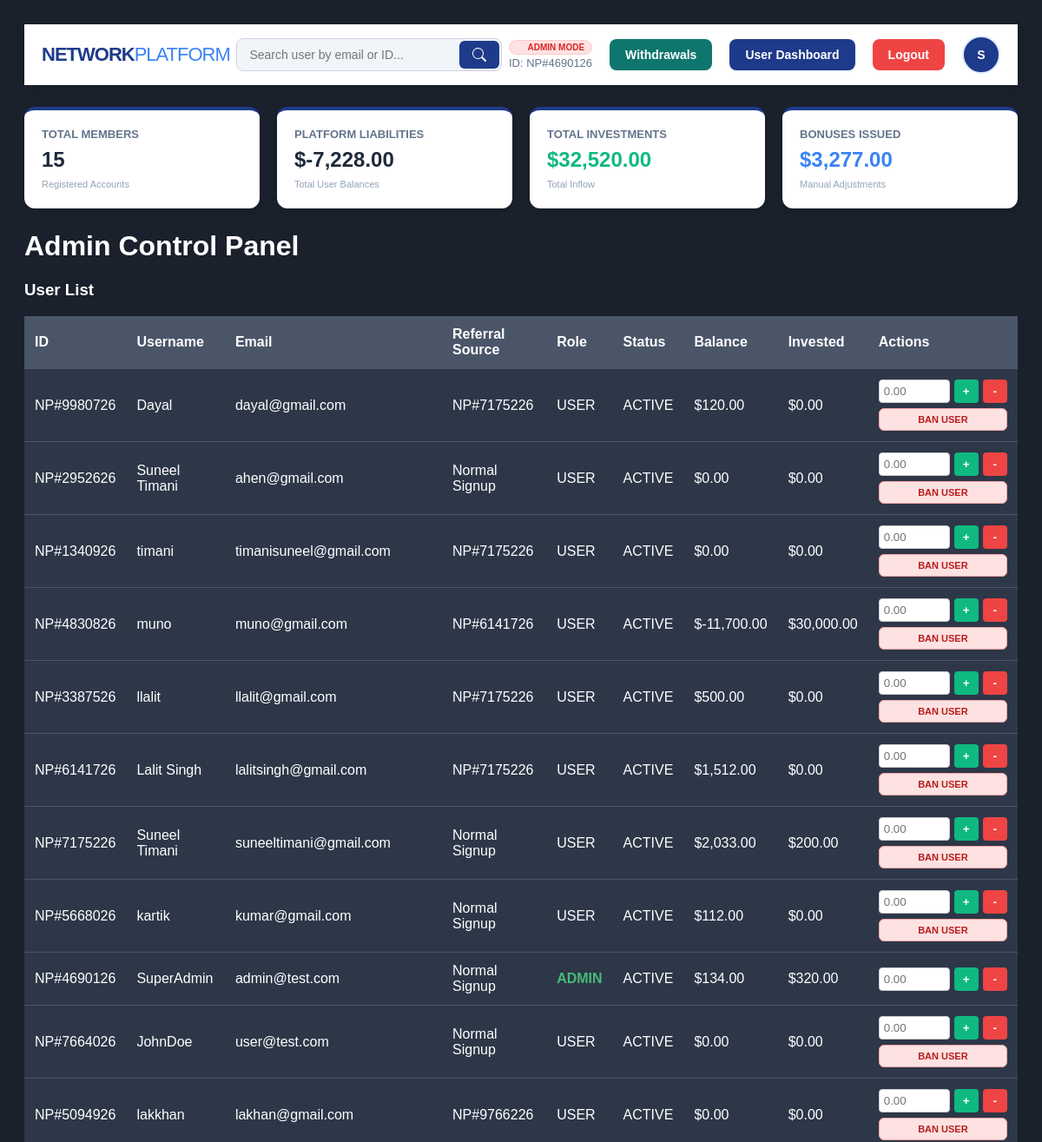
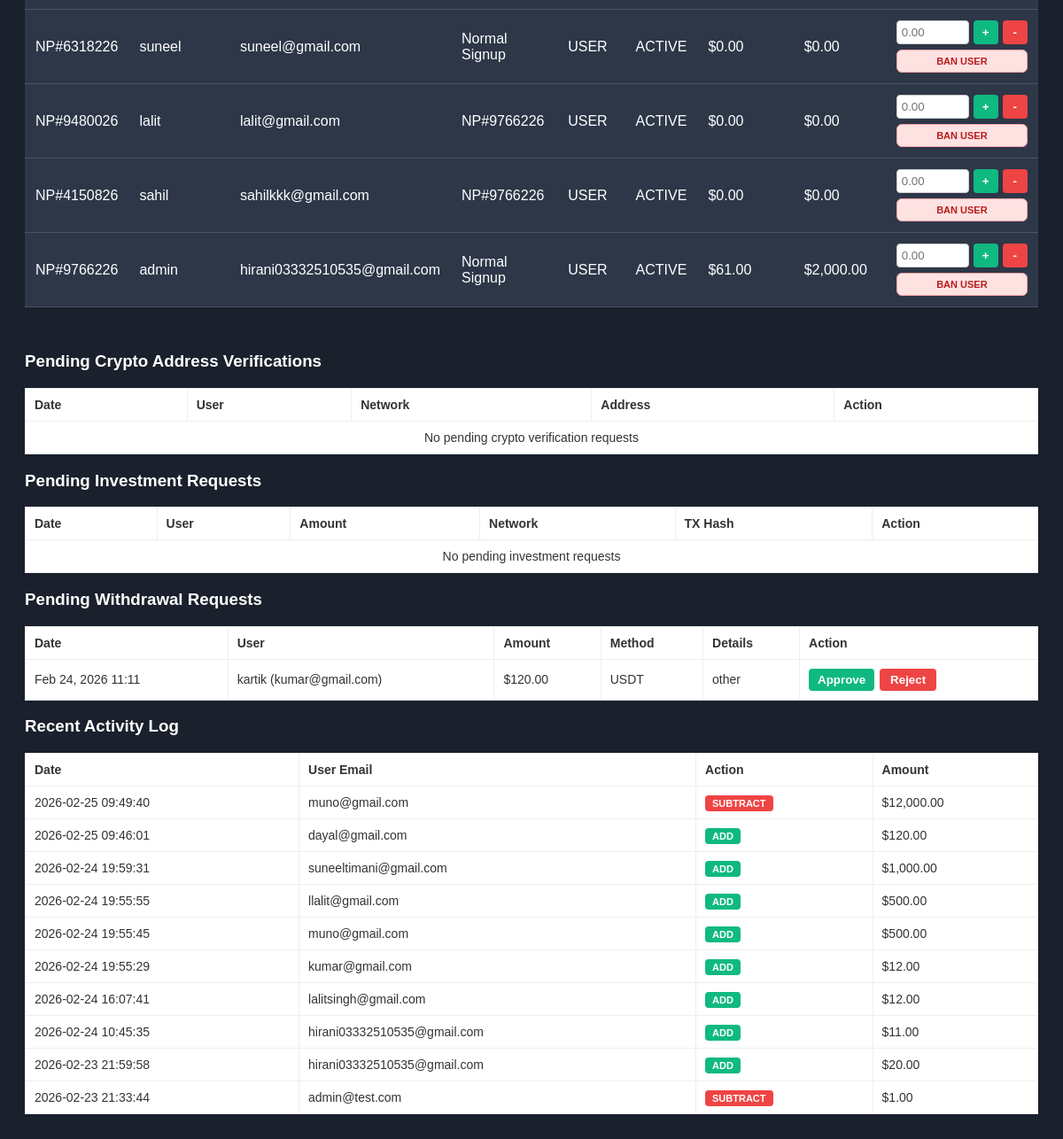
Screenshot of /admin_dashboard.php (signed in) with the database file from the repository (2 pictures, top to bottom).
### tables this page shows
CREATE TABLE `users` (
  `id` int(11) NOT NULL,
  `username` varchar(50) NOT NULL,
  `password` varchar(255) NOT NULL,
  `email` varchar(100) NOT NULL,
  `referrer_id` int(11) DEFAULT NULL,
  `wallet_balance` decimal(15,2) DEFAULT 0.00,
  `investment_amount` decimal(15,2) DEFAULT 0.00,
  `user_rank` enum('Basic','Silver','Gold','Diamond') DEFAULT 'Basic',
  `created_at` timestamp NOT NULL DEFAULT current_timestamp(),
  `last_withdrawal_date` timestamp NULL DEFAULT NULL,
  `role` varchar(10) DEFAULT 'user',
  `status` enum('active','banned') DEFAULT 'active',
  `user_code` varchar(20) DEFAULT NULL
);

CREATE TABLE `withdrawals` (
  `id` int(11) NOT NULL,
  `user_id` int(11) NOT NULL,
  `amount` decimal(10,2) NOT NULL,
  `method` varchar(50) NOT NULL,
  `details` text NOT NULL,
  `status` enum('pending','approved','rejected') DEFAULT 'pending',
  `created_at` timestamp NOT NULL DEFAULT current_timestamp()
);

CREATE TABLE `transaction_logs` (
  `id` int(11) NOT NULL,
  `admin_id` int(11) NOT NULL,
  `user_id` int(11) NOT NULL,
  `action_type` enum('add','subtract') NOT NULL,
  `amount` decimal(10,2) NOT NULL,
  `reason` varchar(255) DEFAULT 'Manual Adjustment',
  `created_at` timestamp NOT NULL DEFAULT current_timestamp()
);

### functions.php (called while the page is built, shortened)
<?php
function getUserCodeById($pdo, $user_id) {
    $stmt = $pdo->prepare("SELECT user_code FROM users WHERE id = ?");
    $stmt->execute([(int)$user_id]);
    $code = $stmt->fetchColumn();
    if (!empty($code)) {
        return $code;
    }
    return ensureUserCode($pdo, (int)$user_id);
}
?>

### admin_dashboard.php (the view, shortened to what this page needs)
<?php
include 'db.php';
include 'functions.php';
$stmt_admin_user = $pdo->prepare("SELECT id, username, email, role, user_rank, wallet_balance, user_code FROM users WHERE id = ?");
$stmt_admin_user->execute([$_SESSION['user_id']]);
$admin_user = $stmt_admin_user->fetch();
$admin_avatar_initial = strtoupper(substr((string)($admin_user['username'] ?? 'A'), 0, 1));
try {
    $stmt_total_users = $pdo->query("SELECT COUNT(id) as total FROM users");
    $total_users = $stmt_total_users->fetch()['total'];
    $stmt_total_balance = $pdo->query("SELECT SUM(wallet_balance) as total FROM users");
    $total_platform_balance = $stmt_total_balance->fetch()['total'] ?? 0;
    $stmt_total_invested = $pdo->query("SELECT SUM(investment_amount) as total FROM users");
    $total_invested = $stmt_total_invested->fetch()['total'] ?? 0;
    $stmt_total_adj = $pdo->query("SELECT SUM(amount) as total FROM transaction_logs WHERE action_type = 'add'");
    $total_bonuses = $stmt_total_adj->fetch()['total'] ?? 0;
} catch (PDOException $e) {
    echo "Stats Error: " . $e->getMessage();
}
try {
    $stmt_users = $pdo->query("SELECT id, username, email, role, status, wallet_balance, investment_amount, created_at, referrer_id, user_code FROM users ORDER BY id DESC");
    $users = $stmt_users->fetchAll();
$search = isset($_GET['search']) ? $_GET['search'] : '';
if (!empty($search)) {
    $stmt_users = $pdo->prepare("SELECT id, username, email, role, status, wallet_balance, investment_amount, created_at, referrer_id, user_code FROM users WHERE email LIKE ? OR id = ? OR user_code LIKE ? ORDER BY id DESC");
    $stmt_users->execute(["%$search%", $search, "%$search%"]);
} else {
    $stmt_users = $pdo->query("SELECT id, username, email, role, status, wallet_balance, investment_amount, created_at, referrer_id, user_code FROM users ORDER BY id DESC");
}
$users = $stmt_users->fetchAll();
} catch (PDOException $e) {
    die("Database Error: " . $e->getMessage());
}
?>
<!DOCTYPE html>
<html>
<head>
</head>
<body>
<header class="main-header">
    <div class="nav-container">
        <a href="index.php" class="logo">
            NETWORK<span>PLATFORM</span>
        </a>
        <form action="admin_dashboard.php" method="GET" class="search-form">
            <input type="text" name="search" placeholder="Search user by email or ID..."
                   value="<?php echo isset($_GET['search']) ? htmlspecialchars($_GET['search']) : ''; ?>">
            <button type="submit">
                <svg xmlns="http://www.w3.org/2000/svg" width="16" height="16" fill="white" viewBox="0 0 16 16">
                    <path d="M11.742 10.344a6.5 6.5 0 1 0-1.397 1.398h-.001c.03.04.062.078.098.115l3.85 3.85a1 1 0 0 0 1.415-1.414l-3.85-3.85a1.007 1.007 0 0 0-.115-.1zM12 6.5a5.5 5.5 0 1 1-11 0 5.5 5.5 0 0 1 11 0z"/>
                </svg>
            </button>
        </form>
        <div class="nav-right">
            <div class="user-info">
                <span class="role-badge admin-bg">ADMIN MODE</span>
                <span class="user-email">ID: <?php echo htmlspecialchars($admin_user['user_code'] ?? ('#' . $_SESSION['user_id'])); ?></span>
            </div>
            <a href="admin_withdrawals.php" class="logout-btn" style="background:#0f766e;">Withdrawals</a>
            <a href="dashboard.php" class="logout-btn" style="background:#1e3a8a;">User Dashboard</a>
            <a href="logout.php" class="logout-btn">Logout</a>
            <details class="profile-menu">
                <summary class="profile-trigger"><?php echo htmlspecialchars($admin_avatar_initial); ?></summary>
            </details>
        </div>
    </div>
</header>
<div class="stats-grid">
    <div class="stat-card">
        <span class="stat-label">Total Members</span>
        <div class="stat-value"><?php echo number_format($total_users); ?></div>
        <span class="stat-sub">Registered Accounts</span>
    </div>
    <div class="stat-card">
        <span class="stat-label">Platform Liabilities</span>
        <div class="stat-value">$<?php echo number_format($total_platform_balance, 2); ?></div>
        <span class="stat-sub">Total User Balances</span>
    </div>
    <div class="stat-card">
        <span class="stat-label">Total Investments</span>
        <div class="stat-value" style="color: #10b981;">$<?php echo number_format($total_invested, 2); ?></div>
        <span class="stat-sub">Total Inflow</span>
    </div>
    <div class="stat-card">
        <span class="stat-label">Bonuses Issued</span>
        <div class="stat-value" style="color: #3b82f6;">$<?php echo number_format($total_bonuses, 2); ?></div>
        <span class="stat-sub">Manual Adjustments</span>
    </div>
</div>
    <h1>Admin Control Panel</h1>
    <h3>User List</h3>
    <table>
        <tr>
            <th>ID</th>
            <th>Username</th>
            <th>Email</th>
            <th>Referral Source</th>
            <th>Role</th>
            <th>Status</th>
            <th>Balance</th>
            <th>Invested</th>
            <th>Actions</th>
        </tr>
        <?php foreach ($users as $u): ?>
        <tr>
            <td><?php echo htmlspecialchars($u['user_code'] ?: ('#' . $u['id'])); ?></td>
            <td><?php echo htmlspecialchars($u['username']); ?></td>
            <td><?php echo htmlspecialchars($u['email']); ?></td>
            <td>
                <?php if (!empty($u['referrer_id'])): ?>
                    <?php echo htmlspecialchars(getUserCodeById($pdo, (int)$u['referrer_id'])); ?>
                <?php else: ?>
                    Normal Signup
                <?php endif; ?>
            </td>
            <td class="<?php echo $u['role'] == 'admin' ? 'status-admin' : ''; ?>">
                <?php echo strtoupper($u['role']); ?>
            </td>
            <td><?php echo strtoupper($u['status']); ?></td>
            <td>$<?php echo number_format($u['wallet_balance'], 2); ?></td>
            <td>$<?php echo number_format($u['investment_amount'], 2); ?></td>
            <td>
                <div style="display: flex; flex-direction: column; gap: 6px;">
                    <form action="update_balance.php" method="POST" style="display: flex; gap: 5px;">
                        <input type="number" name="amount" step="0.01" placeholder="0.00" style="width: 70px; padding: 5px; border-radius: 4px; border: 1px solid #ccc;" required>
                        <button type="submit" name="action" value="add" class="btn-add">+</button>
                        <button type="submit" name="action" value="subtract" class="btn-sub">-</button>
                    </form>
                    <?php if ($u['role'] !== 'admin'): ?>
                        <form action="toggle_status.php" method="POST">
                            <button type="submit" class="btn-status <?php echo $u['status'] === 'active' ? 'btn-ban' : 'btn-unban'; ?>">
                                <?php echo $u['status'] === 'active' ? 'Ban User' : 'Unban User'; ?>
                            </button>
                        </form>
                    <?php endif; ?>
                </div>
            </td>
        </tr>
        <?php endforeach; ?>
    </table>
<?php
$stmt_logs = $pdo->query("
    SELECT tl.*, u.email as user_email
    FROM transaction_logs tl
    JOIN users u ON tl.user_id = u.id
    ORDER BY tl.created_at DESC LIMIT 10
");
$logs = $stmt_logs->fetchAll();
$stmt_investments = $pdo->query("
    SELECT ir.id, ir.user_id, ir.amount, ir.network, ir.tx_hash, ir.status, ir.created_at, u.username, u.email
    FROM investment_requests ir
    JOIN users u ON ir.user_id = u.id
    WHERE ir.status = 'pending'
    ORDER BY ir.created_at DESC
");
$pending_investments = $stmt_investments->fetchAll();
$stmt_crypto = $pdo->query("
    SELECT ca.id, ca.user_id, ca.network, ca.address, ca.status, ca.created_at, u.username, u.email
    FROM user_crypto_addresses ca
    JOIN users u ON ca.user_id = u.id
    WHERE ca.status = 'pending'
    ORDER BY ca.created_at DESC
");
$pending_crypto = $stmt_crypto->fetchAll();
$stmt_withdrawals = $pdo->query("
    SELECT w.id, w.user_id, w.amount, w.method, w.details, w.status, w.created_at, u.username, u.email
    FROM withdrawals w
    JOIN users u ON w.user_id = u.id
    WHERE w.status = 'pending'
    ORDER BY w.created_at DESC
");
$pending_withdrawals = $stmt_withdrawals->fetchAll();
?>
<div style="margin-top: 50px;">
    <h3>Pending Crypto Address Verifications</h3>
    <table class="log-table">
        <thead>
            <tr>
                <th>Date</th>
                <th>User</th>
                <th>Network</th>
                <th>Address</th>
                <th>Action</th>
            </tr>
        </thead>
        <tbody>
            <?php if (empty($pending_crypto)): ?>
                <tr><td colspan="5" style="text-align:center;">No pending crypto verification requests</td></tr>
            <?php endif; ?>
        </tbody>
    </table>
    <h3>Pending Investment Requests</h3>
    <table class="log-table">
        <thead>
            <tr>
                <th>Date</th>
                <th>User</th>
                <th>Amount</th>
                <th>Network</th>
                <th>TX Hash</th>
                <th>Action</th>
            </tr>
        </thead>
        <tbody>
            <?php if (empty($pending_investments)): ?>
                <tr><td colspan="6" style="text-align:center;">No pending investment requests</td></tr>
            <?php endif; ?>
        </tbody>
    </table>
    <h3>Pending Withdrawal Requests</h3>
    <table class="log-table">
        <thead>
            <tr>
                <th>Date</th>
                <th>User</th>
                <th>Amount</th>
                <th>Method</th>
                <th>Details</th>
                <th>Action</th>
            </tr>
        </thead>
        <tbody>
            <?php if (empty($pending_withdrawals)): ?>
                <tr><td colspan="6" style="text-align:center;">No pending withdrawals</td></tr>
            <?php else: ?>
                <?php foreach ($pending_withdrawals as $w): ?>
                    <tr>
                        <td><?php echo date('M d, Y H:i', strtotime($w['created_at'])); ?></td>
                        <td><?php echo htmlspecialchars($w['username']) . " (" . htmlspecialchars($w['email']) . ")"; ?></td>
                        <td>$<?php echo number_format($w['amount'], 2); ?></td>
                        <td><?php echo htmlspecialchars($w['method']); ?></td>
                        <td><?php echo htmlspecialchars($w['details']); ?></td>
                        <td>
                            <form action="handle_withdrawal.php" method="POST" style="display:flex; gap:6px;">
                                <button type="submit" name="decision" value="approve" class="btn-add">Approve</button>
                                <button type="submit" name="decision" value="reject" class="btn-sub">Reject</button>
                            </form>
                        </td>
                    </tr>
                <?php endforeach; ?>
            <?php endif; ?>
        </tbody>
    </table>
    <h3>Recent Activity Log</h3>
    <table class="log-table">
        <thead>
            <tr>
                <th>Date</th>
                <th>User Email</th>
                <th>Action</th>
                <th>Amount</th>
            </tr>
        </thead>
        <tbody>
            <?php foreach ($logs as $log): ?>
            <tr>
                <td><?php echo $log['created_at']; ?></td>
                <td><?php echo $log['user_email']; ?></td>
                <td>
                    <span class="badge <?php echo $log['action_type']; ?>">
                        <?php echo strtoupper($log['action_type']); ?>
                    </span>
                </td>
                <td>$<?php echo number_format($log['amount'], 2); ?></td>
            </tr>
            <?php endforeach; ?>
        </tbody>
    </table>
</div>
</body>
</html>

### rows the page displays
users: user_code "NP#4690126", username "S", username "SuperAdmin", email "admin@test.com", shows "Normal Signup", role "ADMIN", status "ACTIVE", wallet_balance "134.00", investment_amount "320.00"
users: user_code "NP#9980726", username "Dayal", email "dayal@gmail.com", referrer_id "NP#7175226", role "USER", status "ACTIVE", wallet_balance "120.00", investment_amount "0.00", shows "BAN USER"
users: user_code "NP#2952626", username "Suneel Timani", email "ahen@gmail.com", shows "Normal Signup", role "USER", status "ACTIVE", wallet_balance "0.00", investment_amount "0.00", shows "BAN USER"
users: user_code "NP#1340926", username "timani", email "timanisuneel@gmail.com", referrer_id "NP#7175226", role "USER", status "ACTIVE", wallet_balance "0.00", investment_amount "0.00", shows "BAN USER"
users: user_code "NP#4830826", username "muno", email "muno@gmail.com", referrer_id "NP#6141726", role "USER", status "ACTIVE", wallet_balance "-11,700.00", investment_amount "30,000.00", shows "BAN USER"
users: user_code "NP#3387526", username "llalit", email "llalit@gmail.com", referrer_id "NP#7175226", role "USER", status "ACTIVE", wallet_balance "500.00", investment_amount "0.00", shows "BAN USER"
users: user_code "NP#6141726", username "Lalit Singh", email "lalitsingh@gmail.com", referrer_id "NP#7175226", role "USER", status "ACTIVE", wallet_balance "1,512.00", investment_amount "0.00", shows "BAN USER"
users: user_code "NP#7175226", username "Suneel Timani", email "suneeltimani@gmail.com", shows "Normal Signup", role "USER", status "ACTIVE", wallet_balance "2,033.00", investment_amount "200.00", shows "BAN USER"
users: user_code "NP#5668026", username "kartik", email "kumar@gmail.com", shows "Normal Signup", role "USER", status "ACTIVE", wallet_balance "112.00", investment_amount "0.00", shows "BAN USER"
users: user_code "NP#7664026", username "JohnDoe", email "user@test.com", shows "Normal Signup", role "USER", status "ACTIVE", wallet_balance "0.00", investment_amount "0.00", shows "BAN USER"
users: user_code "NP#5094926", username "lakkhan", email "lakhan@gmail.com", referrer_id "NP#9766226", role "USER", status "ACTIVE", wallet_balance "0.00", investment_amount "0.00", shows "BAN USER"
users: user_code "NP#6318226", username "suneel", email "suneel@gmail.com", shows "Normal Signup", role "USER", status "ACTIVE", wallet_balance "0.00", investment_amount "0.00", shows "BAN USER"
users: user_code "NP#9480026", username "lalit", email "lalit@gmail.com", referrer_id "NP#9766226", role "USER", status "ACTIVE", wallet_balance "0.00", investment_amount "0.00", shows "BAN USER"
users: user_code "NP#4150826", username "sahil", email "sahilkkk@gmail.com", referrer_id "NP#9766226", role "USER", status "ACTIVE", wallet_balance "0.00", investment_amount "0.00", shows "BAN USER"
users: user_code "NP#9766226", username "admin", email "hirani03332510535@gmail.com", shows "Normal Signup", role "USER", status "ACTIVE", wallet_balance "61.00", investment_amount "2,000.00", shows "BAN USER"
withdrawals: created_at "Feb 24, 2026 11:11", user.username "kartik", user.email "kumar@gmail.com", amount "120.00", method "USDT", details "other"
transaction_logs: created_at "2026-02-25 09:49:40", user.email "muno@gmail.com", action_type "SUBTRACT", amount "12,000.00"
transaction_logs: created_at "2026-02-25 09:46:01", user.email "dayal@gmail.com", action_type "ADD", amount "120.00"
transaction_logs: created_at "2026-02-24 19:59:31", user.email "suneeltimani@gmail.com", action_type "ADD", amount "1,000.00"
transaction_logs: created_at "2026-02-24 19:55:55", user.email "llalit@gmail.com", action_type "ADD", amount "500.00"
transaction_logs: created_at "2026-02-24 19:55:45", user.email "muno@gmail.com", action_type "ADD", amount "500.00"
transaction_logs: created_at "2026-02-24 19:55:29", user.email "kumar@gmail.com", action_type "ADD", amount "12.00"
transaction_logs: created_at "2026-02-24 16:07:41", user.email "lalitsingh@gmail.com", action_type "ADD", amount "12.00"
transaction_logs: created_at "2026-02-24 10:45:35", user.email "hirani03332510535@gmail.com", action_type "ADD", amount "11.00"
transaction_logs: created_at "2026-02-23 21:59:58", user.email "hirani03332510535@gmail.com", action_type "ADD", amount "20.00"
transaction_logs: created_at "2026-02-23 21:33:44", user.email "admin@test.com", action_type "SUBTRACT", amount "1.00"

### other values shown
$total_users "15"
$total_platform_balance "-7,228.00"
$total_invested "32,520.00"
$total_bonuses "3,277.00"
